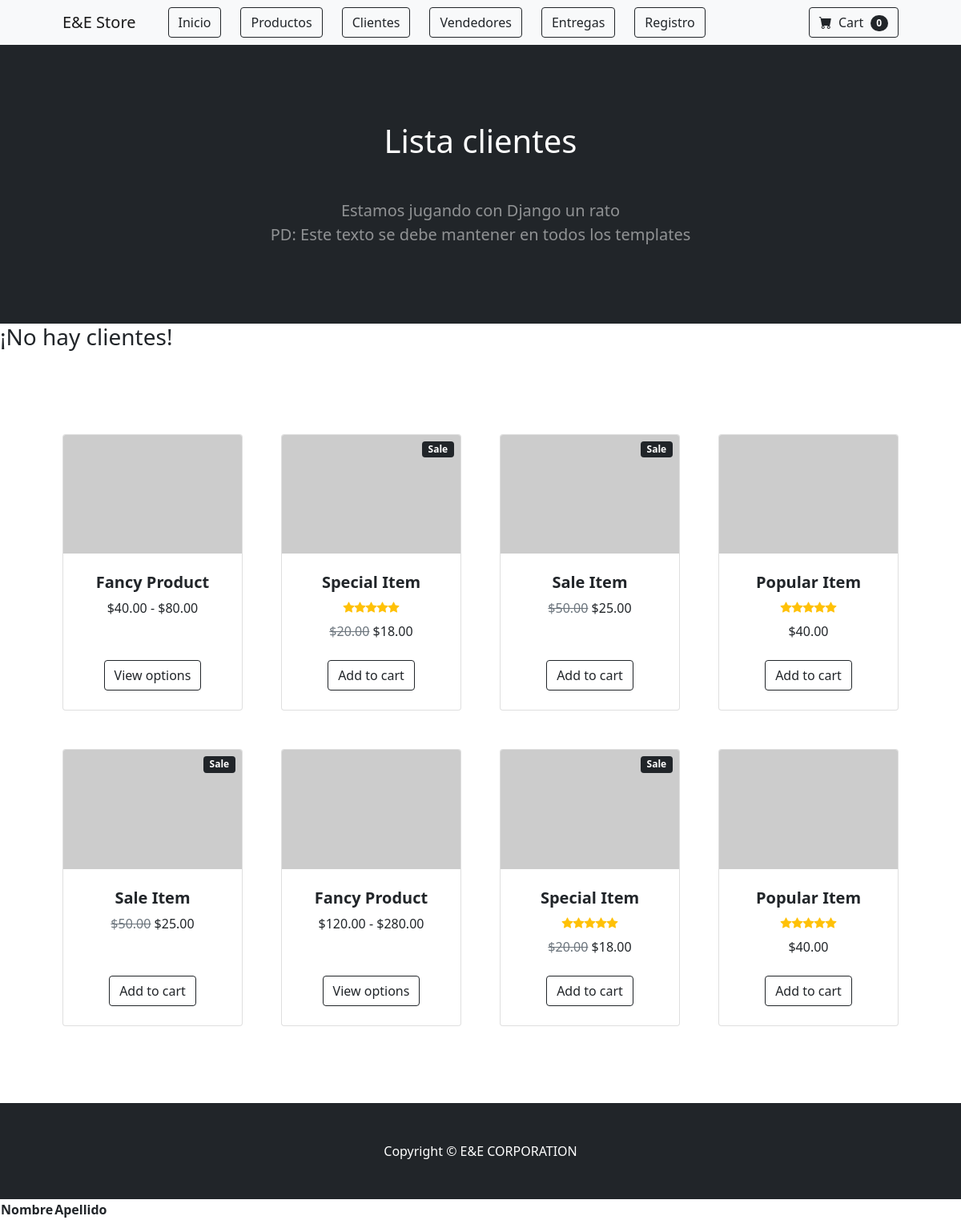
The app's page /AppTienda/listar-clientes/, older data.
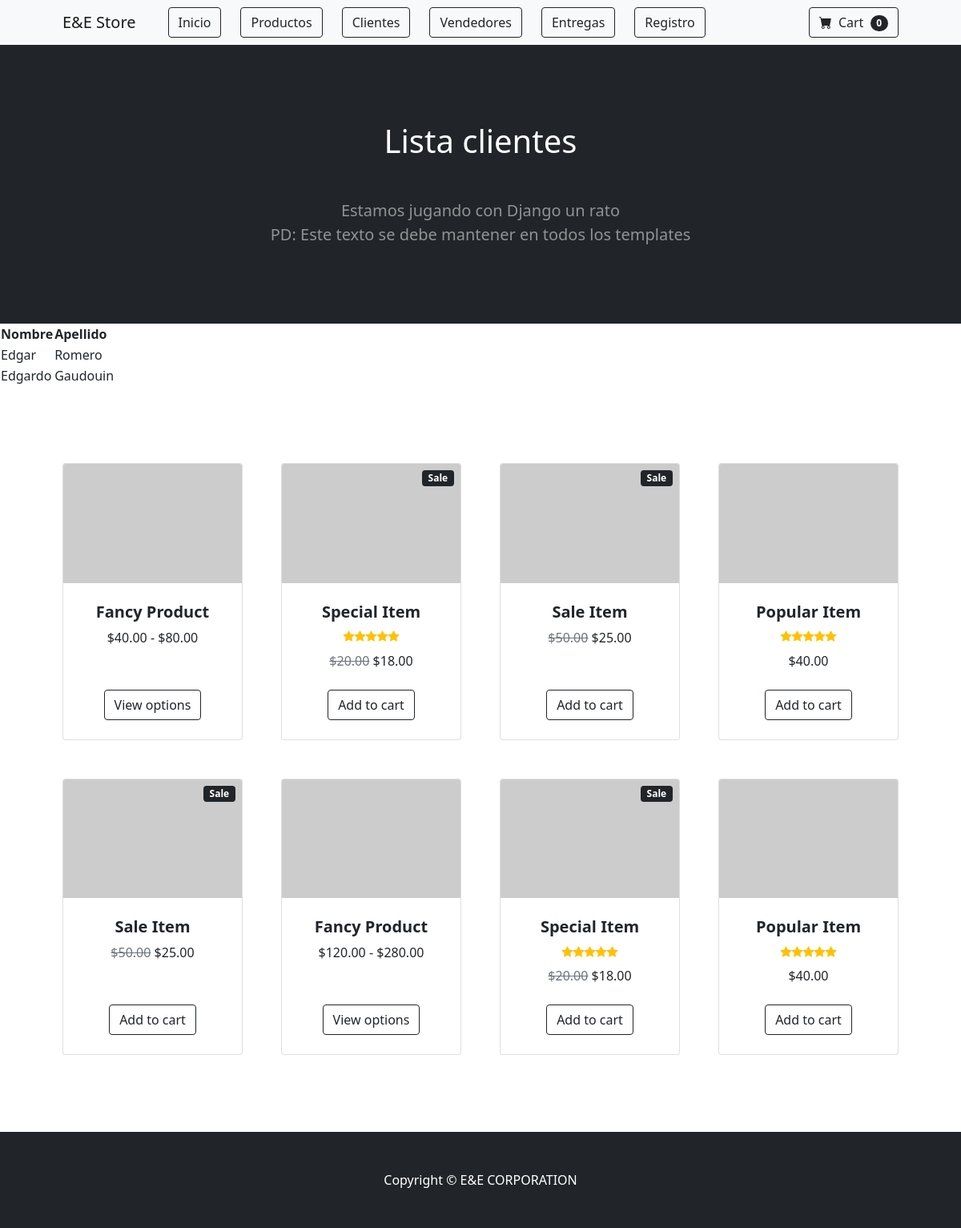
The same page, newer data.
### AppTienda/models.py (models this page shows, shortened)
class Cliente(models.Model):
    nombre = models.CharField(max_length=40)
    apellido = models.CharField(max_length=40)
    documento = models.IntegerField()
    email = models.EmailField()
    direccion = models.TextField(max_length=200)
    estado = models.BooleanField(default=True)

### AppTienda/views.py (the view)
# urls.py: path('listar-clientes/', listarClientes, name='listarClientes'),
def listarClientes(request):
    clientes=Cliente.objects.all()
    data = {"clientes" : clientes}
    return render(request, 'Apptienda/listarClientes.html', data)

### AppTienda/templates/AppTienda/listarClientes.html
{% extends "AppTienda/padre.html" %}
{% load static %}
{% block title %}
<h1 class="mb-5"> Lista clientes </h1>
{% endblock %}
{% block content %}
<table>
    <tr>
        <th>Nombre </th>
        <th>Apellido </th>
    </tr>
    {% if clientes %}
    {% for c in clientes %}
    <tr>
        <td>{{ c.nombre }}</td>
        <td>{{ c.apellido }}</td>
    </tr>
    {% endfor %}
</table>
    {% else %}
    <h3> ¡No hay clientes!</h3>
    {% endif %}
    {% endblock %}

Row changes from the older to the newer data that the page shows:
added Cliente: nombre "Edgar", apellido "Romero"
added Cliente: nombre "Edgardo", apellido "Gaudouin"
Text that changed along with them:
text no longer shown: "¡No hay clientes!"
